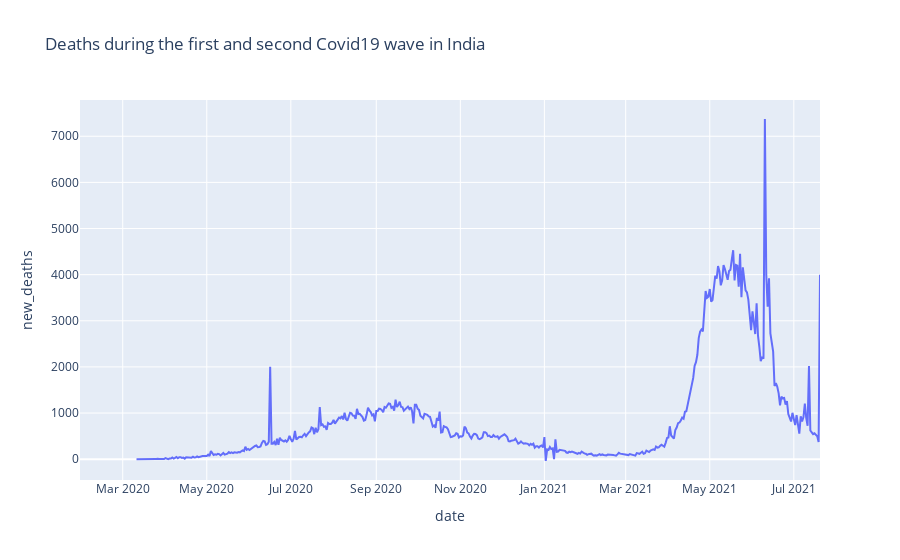

Notebook source saved alongside this figure:
### Markdown cell above
### Plot for visualizing daily coronavirus deaths in India

It can be observed from the figure that there was a significant difference between the daily deaths during first and second COVID19 wave. Daily deaths cases during wave reached to 7000 whereas the highest number of daily case recorded during first wave was 2000.

### Code cell
fig = px.line(df_India, x="date", y="new_deaths", title='Deaths during the first and second Covid19 wave in India')
fig.show()

### Figure 1 — Plotly figure (JSON) as saved in the notebook; plotly's stock layout.template omitted (floating-point values rounded to 4 significant figures; data arrays with more than 128 entries replaced by an {"elided": "..."} marker saying what was removed)
{"data": [{"hovertemplate": "date=%{x}<br>new_deaths=%{y}<extra></extra>", "legendgroup": "", "line": {"color": "#636efa", "dash": "solid"}, "mode": "lines", "name": "", "orientation": "v", "showlegend": false, "type": "scatter", "x": {"elided": "538 str values"}, "xaxis": "x", "y": {"elided": "538 int values"}, "yaxis": "y"}], "layout": {"legend": {"tracegroupgap": 0}, "title": {"text": "Deaths during the first and second Covid19 wave in India"}, "xaxis": {"anchor": "y", "domain": [0, 1], "title": {"text": "date"}}, "yaxis": {"anchor": "x", "domain": [0, 1], "title": {"text": "new_deaths"}}}}
